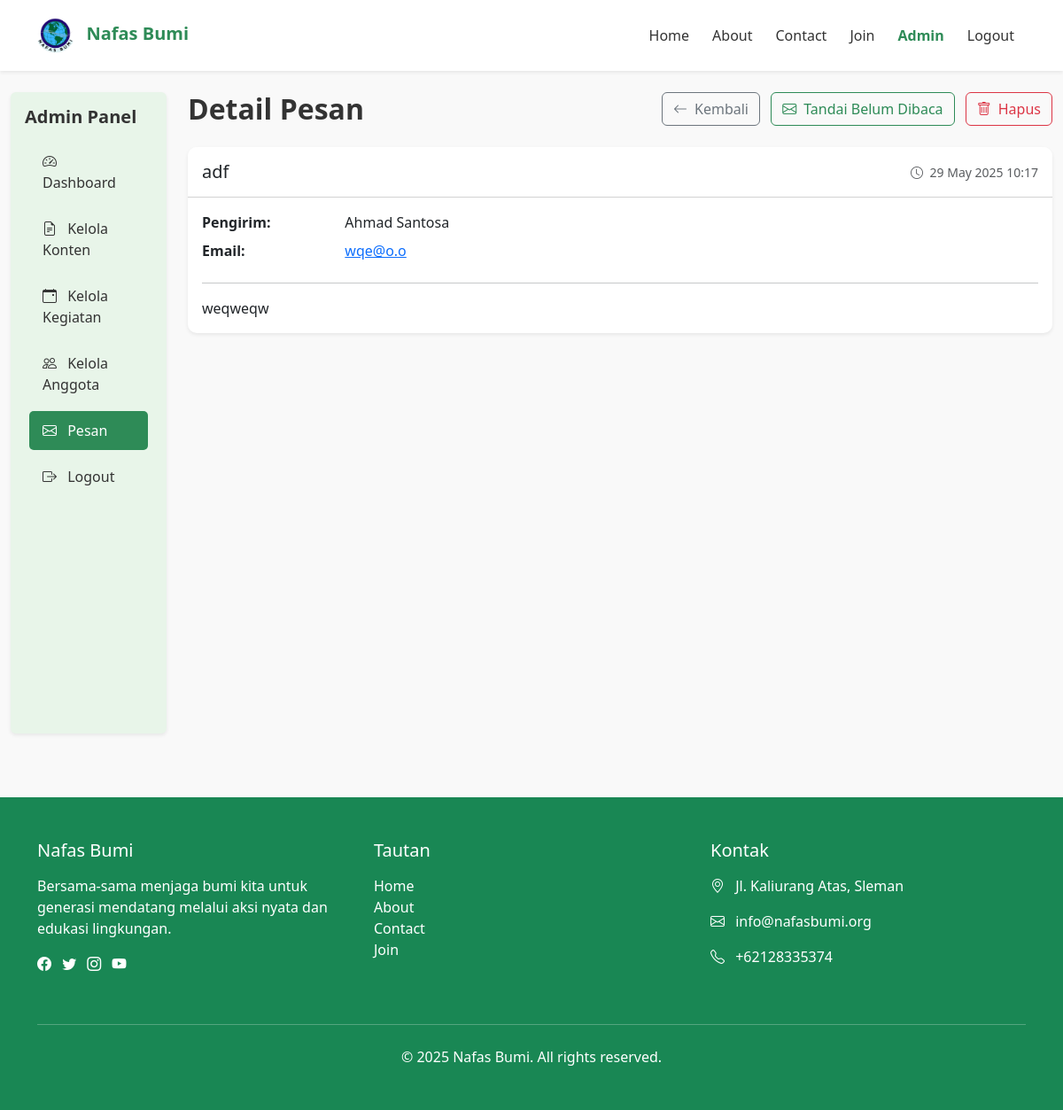
Screenshot of /admin/view_message.php?id=6 (signed in) with the database file from the repository.
### tables this page shows
CREATE TABLE `messages` (
  `id` int(11) NOT NULL,
  `name` varchar(100) NOT NULL,
  `email` varchar(100) NOT NULL,
  `subject` varchar(255) NOT NULL,
  `message` text NOT NULL,
  `created_at` timestamp NOT NULL DEFAULT current_timestamp(),
  `is_read` tinyint(1) DEFAULT 0
);

### includes/functions.php (called while the page is built, shortened)
<?php
function getMessageById($conn, $id) {
    $stmt = $conn->prepare("SELECT * FROM messages WHERE id = ?");
    $stmt->bind_param("i", $id);
    $stmt->execute();
    $result = $stmt->get_result();
    $message = $result->fetch_assoc();
    return $message;
}

### admin/view_message.php (the view, shortened to what this page needs)
<?php
require_once '../includes/db_connect.php';
require_once '../includes/functions.php';
$id = isset($_GET['id']) ? (int)$_GET['id'] : 0;
$message = getMessageById($conn, $id);
include '../includes/header.php';
?>
<div class="container-fluid py-4">
    <div class="row">
        <div class="col-md-3 col-lg-2">
            <div class="admin-sidebar p-3 rounded shadow-sm">
                <h5 class="mb-3 fw-bold">Admin Panel</h5>
                <div class="nav flex-column">
                    <a href="dashboard.php" class="nav-link mb-2">
                        <i class="bi bi-speedometer2 me-2"></i> Dashboard
                    </a>
                    <a href="manage_content.php" class="nav-link mb-2">
                        <i class="bi bi-file-earmark-text me-2"></i> Kelola Konten
                    </a>
                    <a href="manage_event.php" class="nav-link mb-2">
                        <i class="bi bi-calendar-event me-2"></i> Kelola Kegiatan
                    </a>
                    <a href="manage_members.php" class="nav-link mb-2">
                        <i class="bi bi-people me-2"></i> Kelola Anggota
                    </a>
                    <a href="manage_messages.php" class="nav-link active mb-2">
                        <i class="bi bi-envelope me-2"></i> Pesan
                    </a>
                    <a href="../logout.php" class="nav-link text-danger">
                        <i class="bi bi-box-arrow-right me-2"></i> Logout
                    </a>
                </div>
            </div>
        </div>
        <div class="col-md-9 col-lg-10">
            <div class="d-flex justify-content-between align-items-center mb-4">
                <h2 class="mb-0 fw-bold">Detail Pesan</h2>
                <div>
                    <a href="manage_messages.php" class="btn btn-outline-secondary me-2">
                        <i class="bi bi-arrow-left me-2"></i>Kembali
                    </a>
                    <?php if ($message['is_read']): ?>
                        <a href="manage_messages.php?action=mark_unread&id=<?php echo $message['id']; ?>" class="btn btn-outline-success me-2">
                            <i class="bi bi-envelope me-2"></i>Tandai Belum Dibaca
                        </a>
                    <?php else: ?>
                        <a href="manage_messages.php?action=mark_read&id=<?php echo $message['id']; ?>" class="btn btn-outline-secondary me-2">
                            <i class="bi bi-envelope-open me-2"></i>Tandai Sudah Dibaca
                        </a>
                    <?php endif; ?>
                    <a href="manage_messages.php?action=delete&id=<?php echo $message['id']; ?>" class="btn btn-outline-danger" onclick="return confirm('Apakah Anda yakin ingin menghapus pesan ini?')">
                        <i class="bi bi-trash me-2"></i>Hapus
                    </a>
                </div>
            </div>
            <div class="card border-0 shadow-sm mb-4">
                <div class="card-header bg-white py-3">
                    <div class="row align-items-center">
                        <div class="col-md-6">
                            <h5 class="mb-0">
                                <?php echo htmlspecialchars($message['subject']); ?>
                            </h5>
                        </div>
                        <div class="col-md-6 text-md-end">
                            <small class="text-muted">
                                <i class="bi bi-clock me-1"></i>
                                <?php echo date('d M Y H:i', strtotime($message['created_at'])); ?>
                            </small>
                        </div>
                    </div>
                </div>
                <div class="card-body">
                    <div class="mb-4">
                        <div class="row mb-2">
                            <div class="col-md-2">
                                <strong>Pengirim:</strong>
                            </div>
                            <div class="col-md-10">
                                <?php echo htmlspecialchars($message['name']); ?>
                            </div>
                        </div>
                        <div class="row">
                            <div class="col-md-2">
                                <strong>Email:</strong>
                            </div>
                            <div class="col-md-10">
                                <a href="mailto:<?php echo htmlspecialchars($message['email']); ?>">
                                    <?php echo htmlspecialchars($message['email']); ?>
                                </a>
                            </div>
                        </div>
                    </div>
                    <hr>
                    <div class="message-content">
                        <?php echo nl2br(htmlspecialchars($message['message'])); ?>
                    </div>
                </div>
            </div>
        </div>
    </div>
</div>
<?php include '../includes/footer.php'; ?>

### assets/css/style.css (style rules this page uses)
:root { --primary-color: #2e8b57; --secondary-color: #98fb98; --light-color: #e8f5e9; --dark-color: #1b5e20; --white-color: #ffffff; }
body { font-family: "Segoe UI", Tahoma, Geneva, Verdana, sans-serif; color: #333; background-color: #f9f9f9; }
.nav-link { color: #333 !important; font-weight: 500; margin: 0 5px; transition: all 0.3s; }
.nav-link:hover, .nav-link.active { color: var(--primary-color) !important; }
.btn-outline-success { color: var(--primary-color); border-color: var(--primary-color); }
.card { border: none; border-radius: 10px; overflow: hidden; transition: transform 0.3s, box-shadow 0.3s; }
.admin-sidebar { background-color: var(--light-color); min-height: calc(100vh - 76px); }
.admin-sidebar .nav-link { color: #333; padding: 10px 15px; border-radius: 5px; margin-bottom: 5px; }
.admin-sidebar .nav-link:hover, .admin-sidebar .nav-link.active { background-color: var(--primary-color); color: white !important; }

### rows the page displays
messages: subject "adf", created_at "29 May 2025 10:17", name "Ahmad Santosa", email "wqe@o.o", message "weqweqw"
